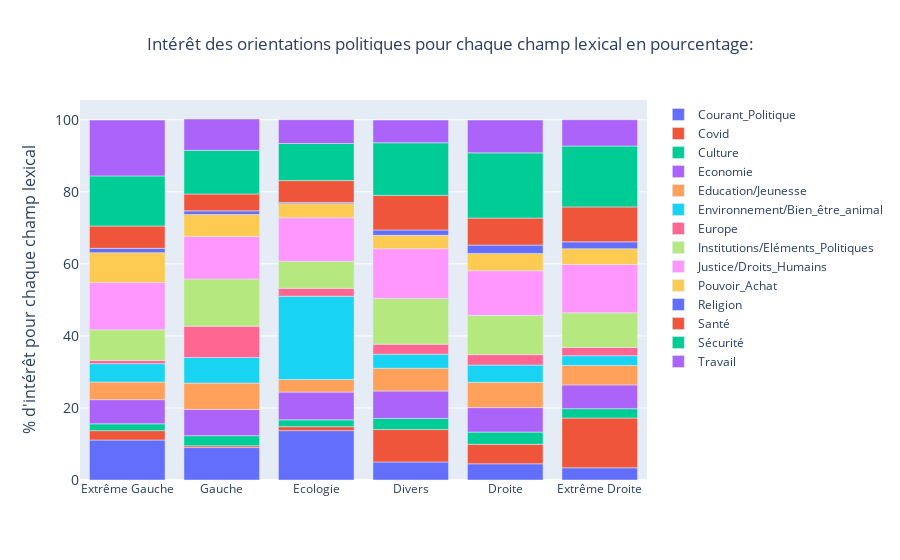

This figure's notebook cell:
### Code cell
bar_chart_stack_100(based_on="droite")

### Figure 1 — Plotly figure (JSON) as saved in the notebook; plotly's stock layout.template omitted (floating-point values rounded to 4 significant figures)
{"data": [{"name": "Courant_Politique", "type": "bar", "x": ["Extrême Gauche", "Gauche", "Ecologie", "Divers", "Droite", "Extrême Droite", null], "y": [11.1, 9, 13.7, 5, 4.5, 3.4, 4.2]}, {"name": "Covid", "type": "bar", "x": ["Extrême Gauche", "Gauche", "Ecologie", "Divers", "Droite", "Extrême Droite", null], "y": [2.6, 0.5, 1.1, 9, 5.4, 13.8, 2.4]}, {"name": "Culture", "type": "bar", "x": ["Extrême Gauche", "Gauche", "Ecologie", "Divers", "Droite", "Extrême Droite", null], "y": [1.9, 2.8, 1.9, 3.1, 3.4, 2.6, 2.1]}, {"name": "Economie", "type": "bar", "x": ["Extrême Gauche", "Gauche", "Ecologie", "Divers", "Droite", "Extrême Droite", null], "y": [6.7, 7.3, 7.7, 7.6, 6.8, 6.6, 9.1]}, {"name": "Education/Jeunesse", "type": "bar", "x": ["Extrême Gauche", "Gauche", "Ecologie", "Divers", "Droite", "Extrême Droite", null], "y": [4.9, 7.3, 3.5, 6.3, 7, 5.4, 6.4]}, {"name": "Environnement/Bien_être_animal", "type": "bar", "x": ["Extrême Gauche", "Gauche", "Ecologie", "Divers", "Droite", "Extrême Droite", null], "y": [5.1, 7.1, 23.1, 3.9, 4.8, 2.7, 5]}, {"name": "Europe", "type": "bar", "x": ["Extrême Gauche", "Gauche", "Ecologie", "Divers", "Droite", "Extrême Droite", null], "y": [0.9, 8.7, 2.2, 2.8, 2.9, 2.3, 4.4]}, {"name": "Institutions/Eléments_Politiques", "type": "bar", "x": ["Extrême Gauche", "Gauche", "Ecologie", "Divers", "Droite", "Extrême Droite", null], "y": [8.5, 13.1, 7.5, 12.7, 10.9, 9.6, 8.7]}, {"name": "Justice/Droits_Humains", "type": "bar", "x": ["Extrême Gauche", "Gauche", "Ecologie", "Divers", "Droite", "Extrême Droite", null], "y": [13.1, 11.8, 12.1, 13.8, 12.4, 13.4, 12]}, {"name": "Pouvoir_Achat", "type": "bar", "x": ["Extrême Gauche", "Gauche", "Ecologie", "Divers", "Droite", "Extrême Droite", null], "y": [8.3, 6.1, 3.9, 3.7, 4.8, 4.4, 4.6]}, {"name": "Religion", "type": "bar", "x": ["Extrême Gauche", "Gauche", "Ecologie", "Divers", "Droite", "Extrême Droite", null], "y": [1.2, 1, 0.3, 1.5, 2.3, 1.9, 3.9]}, {"name": "Santé", "type": "bar", "x": ["Extrême Gauche", "Gauche", "Ecologie", "Divers", "Droite", "Extrême Droite", null], "y": [6.2, 4.7, 6.1, 9.6, 7.5, 9.7, 7.4]}, {"name": "Sécurité", "type": "bar", "x": ["Extrême Gauche", "Gauche", "Ecologie", "Divers", "Droite", "Extrême Droite", null], "y": [13.9, 12.1, 10.3, 14.6, 18.1, 16.9, 21.5]}, {"name": "Travail", "type": "bar", "x": ["Extrême Gauche", "Gauche", "Ecologie", "Divers", "Droite", "Extrême Droite", null], "y": [15.5, 8.7, 6.6, 6.3, 9.1, 7.3, 8.1]}], "layout": {"barmode": "relative", "title": {"text": "Intérêt des orientations politiques pour chaque champ lexical en pourcentage:", "x": 0.5}, "yaxis": {"tickfont": {"size": 14}, "title": {"font": {"size": 16}, "text": "% d'intérêt pour chaque champ lexical"}}}}
